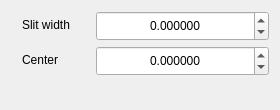
<?xml version="1.0" encoding="UTF-8"?>
<ui version="4.0">
 <class>SlitWidgetObject</class>
 <widget class="QWidget" name="SlitWidgetObject">
  <property name="geometry">
   <rect>
    <x>0</x>
    <y>0</y>
    <width>280</width>
    <height>110</height>
   </rect>
  </property>
  <property name="sizePolicy">
   <sizepolicy hsizetype="Fixed" vsizetype="Minimum">
    <horstretch>0</horstretch>
    <verstretch>0</verstretch>
   </sizepolicy>
  </property>
  <property name="minimumSize">
   <size>
    <width>280</width>
    <height>110</height>
   </size>
  </property>
  <property name="maximumSize">
   <size>
    <width>280</width>
    <height>16777215</height>
   </size>
  </property>
  <property name="windowTitle">
   <string>Form</string>
  </property>
  <layout class="QGridLayout" name="gridSlit">
   <item row="0" column="3">
    <widget class="QDoubleSpinBox" name="spinSlitWidth">
     <property name="sizePolicy">
      <sizepolicy hsizetype="Minimum" vsizetype="Minimum">
       <horstretch>0</horstretch>
       <verstretch>0</verstretch>
      </sizepolicy>
     </property>
     <property name="minimumSize">
      <size>
       <width>0</width>
       <height>30</height>
      </size>
     </property>
     <property name="maximumSize">
      <size>
       <width>16777215</width>
       <height>30</height>
      </size>
     </property>
     <property name="alignment">
      <set>Qt::AlignCenter</set>
     </property>
     <property name="keyboardTracking">
      <bool>false</bool>
     </property>
     <property name="decimals">
      <number>6</number>
     </property>
     <property name="minimum">
      <double>-999999.000000000000000</double>
     </property>
     <property name="maximum">
      <double>999999.999998999992386</double>
     </property>
    </widget>
   </item>
   <item row="1" column="2">
    <spacer name="horizontalSpacer_5">
     <property name="orientation">
      <enum>Qt::Horizontal</enum>
     </property>
     <property name="sizeType">
      <enum>QSizePolicy::Fixed</enum>
     </property>
     <property name="sizeHint" stdset="0">
      <size>
       <width>10</width>
       <height>25</height>
      </size>
     </property>
    </spacer>
   </item>
   <item row="0" column="2">
    <spacer name="horizontalSpacer_4">
     <property name="orientation">
      <enum>Qt::Horizontal</enum>
     </property>
     <property name="sizeType">
      <enum>QSizePolicy::Fixed</enum>
     </property>
     <property name="sizeHint" stdset="0">
      <size>
       <width>10</width>
       <height>25</height>
      </size>
     </property>
    </spacer>
   </item>
   <item row="0" column="1">
    <widget class="QLabel" name="lblSlitWidth">
     <property name="sizePolicy">
      <sizepolicy hsizetype="Fixed" vsizetype="Fixed">
       <horstretch>0</horstretch>
       <verstretch>0</verstretch>
      </sizepolicy>
     </property>
     <property name="text">
      <string>Slit width </string>
     </property>
    </widget>
   </item>
   <item row="1" column="3">
    <widget class="QDoubleSpinBox" name="spinCenter">
     <property name="sizePolicy">
      <sizepolicy hsizetype="Minimum" vsizetype="Minimum">
       <horstretch>0</horstretch>
       <verstretch>0</verstretch>
      </sizepolicy>
     </property>
     <property name="minimumSize">
      <size>
       <width>0</width>
       <height>30</height>
      </size>
     </property>
     <property name="maximumSize">
      <size>
       <width>16777215</width>
       <height>30</height>
      </size>
     </property>
     <property name="alignment">
      <set>Qt::AlignCenter</set>
     </property>
     <property name="keyboardTracking">
      <bool>false</bool>
     </property>
     <property name="decimals">
      <number>6</number>
     </property>
     <property name="minimum">
      <double>-99999.000000000000000</double>
     </property>
     <property name="maximum">
      <double>99999.999999000006937</double>
     </property>
    </widget>
   </item>
   <item row="1" column="1">
    <widget class="QLabel" name="lblCenter">
     <property name="sizePolicy">
      <sizepolicy hsizetype="Fixed" vsizetype="Fixed">
       <horstretch>0</horstretch>
       <verstretch>0</verstretch>
      </sizepolicy>
     </property>
     <property name="text">
      <string>Center </string>
     </property>
    </widget>
   </item>
   <item row="0" column="0">
    <spacer name="horizontalSpacer_6">
     <property name="orientation">
      <enum>Qt::Horizontal</enum>
     </property>
     <property name="sizeType">
      <enum>QSizePolicy::Fixed</enum>
     </property>
     <property name="sizeHint" stdset="0">
      <size>
       <width>5</width>
       <height>25</height>
      </size>
     </property>
    </spacer>
   </item>
   <item row="2" column="0" colspan="4">
    <widget class="QWidget" name="widgetSlitList" native="true">
     <property name="sizePolicy">
      <sizepolicy hsizetype="Minimum" vsizetype="Minimum">
       <horstretch>0</horstretch>
       <verstretch>0</verstretch>
      </sizepolicy>
     </property>
     <property name="minimumSize">
      <size>
       <width>0</width>
       <height>0</height>
      </size>
     </property>
     <layout class="QGridLayout" name="gridSlitList"/>
    </widget>
   </item>
   <item row="1" column="0">
    <spacer name="horizontalSpacer_7">
     <property name="orientation">
      <enum>Qt::Horizontal</enum>
     </property>
     <property name="sizeType">
      <enum>QSizePolicy::Fixed</enum>
     </property>
     <property name="sizeHint" stdset="0">
      <size>
       <width>5</width>
       <height>25</height>
      </size>
     </property>
    </spacer>
   </item>
  </layout>
 </widget>
 <resources/>
 <connections/>
</ui>
